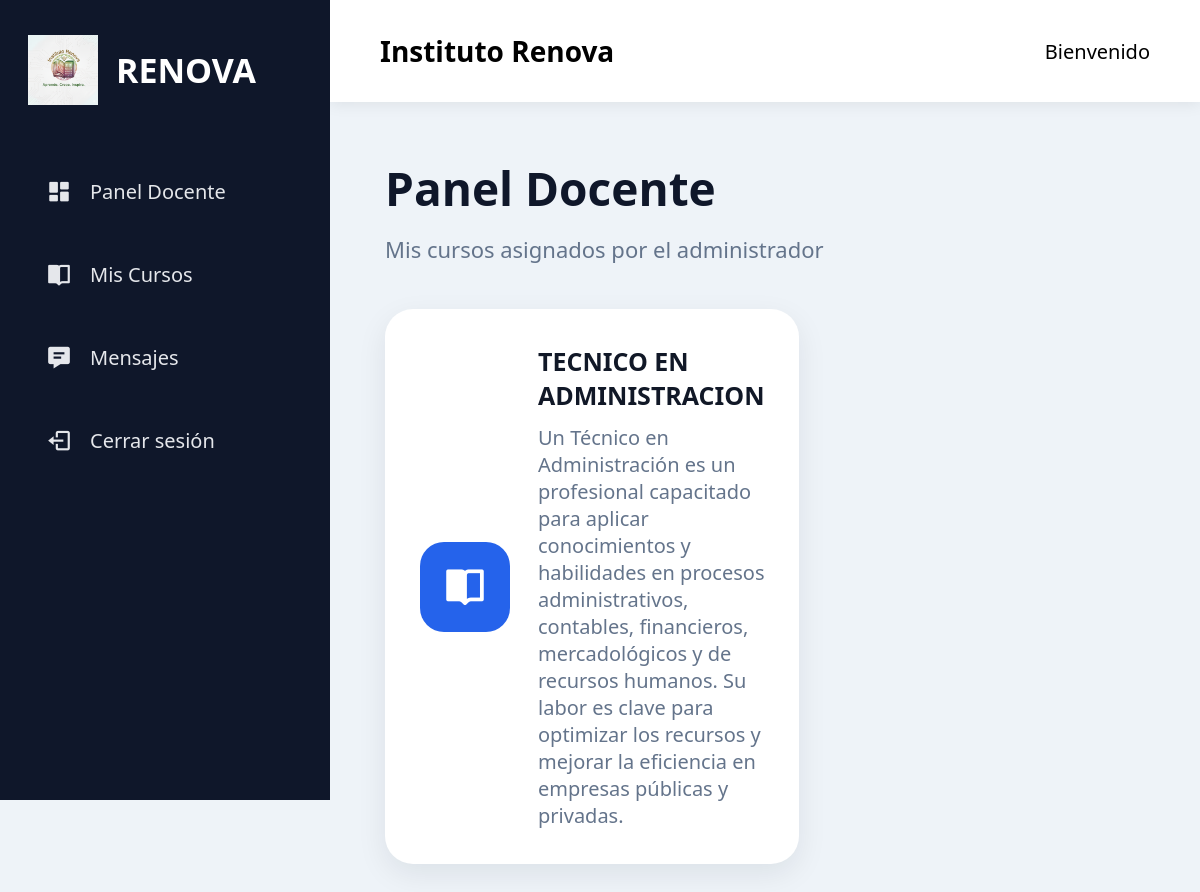
The app's page /docente/dashboard (signed in) with its own data.
### models/curso.py (models this page shows, shortened)
class Curso(db.Model):
    __tablename__ = 'cursos'
    id = db.Column(db.Integer, primary_key=True)
    nombre = db.Column(
        db.String(150),
        nullable=False
    )
    descripcion = db.Column(
        db.Text,
        nullable=False
    )
    imagen = db.Column(
        db.String(255)
    )
    activo = db.Column(
        db.Boolean,
        default=True
    )
    fecha_creacion = db.Column(
        db.DateTime,
        default=datetime.utcnow
    )
    docente_id = db.Column(
        db.Integer,
        db.ForeignKey('usuarios.id')
    )
    docente = db.relationship(
        'Usuario',
        foreign_keys=[docente_id]
    )
    modulos = db.relationship(
        'Modulo',
        backref='curso',
        lazy=True,
        cascade='all, delete-orphan'
    )
    matriculas = db.relationship(
        'Matricula',
        backref='curso',
        lazy=True,
        cascade='all, delete-orphan'
    )
    certificados = db.relationship(
        'Certificado',
        backref='curso',
        lazy=True
    )

### routes/docente_routes.py (the view)
@docente.route('/dashboard')
@login_required
def dashboard():
    cursos = Curso.query.filter_by(
        docente_id=current_user.id,
        activo=True
    ).all()
    return render_template(
        'docente/dashboard.html',
        cursos=cursos
    )

### app.py (called while the page is built)
@login_manager.user_loader
def load_user(user_id):
    return Usuario.query.get(int(user_id))

### templates/docente/dashboard.html (shortened to what this page needs)
{% extends 'layout.html' %}
{% block content %}
<div class="page-header">
    <h1>Panel Docente</h1>
    <p>Mis cursos asignados por el administrador</p>
</div>
<div class="cards">
    {% for curso in cursos %}
    <a
    class="card"
    href="{{ url_for('docente.detalle_curso', id=curso.id) }}">
        <div class="card-icon">
            <i class='bx bxs-book-open'></i>
        </div>
        <div>
            <h3>
                {{ curso.nombre }}
            </h3>
            <p>
                {{ curso.descripcion }}
            </p>
        </div>
    </a>
    {% else %}
    <div class="table-card">
        <p class="empty-table">
            Aún no tienes cursos asignados.
        </p>
    </div>
    {% endfor %}
</div>
{% endblock %}

### static/css/style.css (style rules this page uses)
* { margin:0; padding:0; box-sizing:border-box; font-family:'Segoe UI', sans-serif; }
body { display:flex; min-height:100vh; background:#eef3f8; font-size:20px; }
.page-header { margin-bottom:45px; }
.page-header h1 { font-size:46px; color:#0f172a; margin-bottom:15px; }
.page-header p { font-size:22px; color:#64748b; }
.cards { display:grid; grid-template-columns:repeat(3, 1fr); gap:35px; }
.card { background:white; min-height:170px; padding:35px; border-radius:28px; display:flex; align-items:center; gap:28px; box-shadow:0 10px 30px rgba(15,23,42,.08); text-decoration:none; transition:.3s; }
.card-icon { width:90px; height:90px; background:#2563eb; border-radius:24px; display:flex; justify-content:center; align-items:center; flex-shrink:0; }
.card-icon i { color:white; font-size:45px; }
.card h3 { color:#111827; font-size:25px; margin-bottom:12px; }
.card p { color:#64748b; font-size:20px; }

### records on screen
Curso: nombre "TECNICO EN ADMINISTRACION", descripcion "Un Técnico en Administración es un profesional capacitado para aplicar conocimientos y habilidades en procesos administrativos, contables, financieros, mercadológicos y de recursos humanos. Su labor es clave para optimizar los recursos y mejorar la eficiencia en empresas públicas y privadas."
